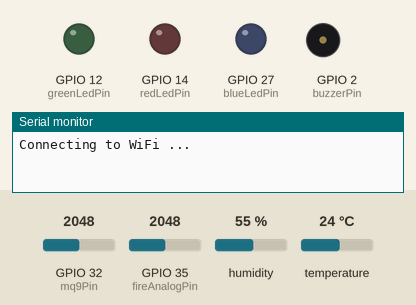
A program run on a simulated ESP32. Parts: output pins drawn as LEDs (lit = HIGH), buzzer (waves = sounding, pin HIGH), the last lines printed to the serial monitor. The inputs (shaded band) are chosen by the test bench; at power-on: GPIO 32 (mq9Pin) = 2048, temperature 24 °C, GPIO 35 (fireAnalogPin) = 2048, humidity 55 %. WiFi joins after 1.5 s; servers stay silent unless stated; network time is answered at once with the bench clock; the local clock reads 2024-03-15 10:24:30 at power-on unless the program sets it.

Above: at 0.1 s.
At 4.2 s:
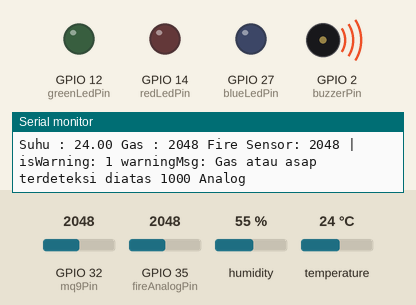
4.3 s: GPIO 32 (mq9Pin) set to 1970
6.2 s: temperature set to 31 °C
9.7 s: temperature set to 34 °C
At 13.9 s:
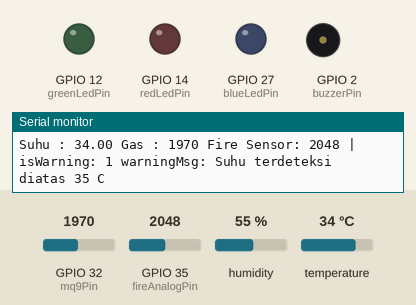
14.0 s: GPIO 35 (fireAnalogPin) set to 219
17.5 s: GPIO 35 (fireAnalogPin) set to 178
Timing chart, 0 to 24.5 s (numbered marks = the images above; inputs shaded):
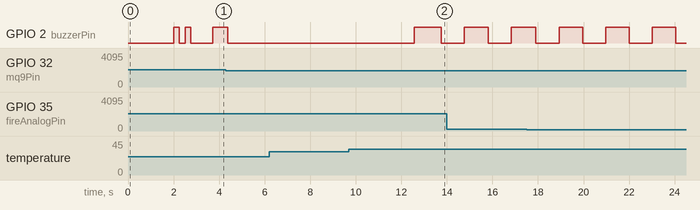

Measured:
- the behaviour switches between 32 and 33 °C on temperature (found by bisection; images 1 and 2)
- after the input at 9.7 s, GPIO 2 (buzzerPin): LOW → HIGH after 2.9 s, → LOW 1.2 s later

The program:

main.cpp
```cpp
#include "main.h"

/* -------------------------------------------------------------------------- */
/*                                 VOID SETUP                                 */
/* -------------------------------------------------------------------------- */
void setup() {
    Serial.begin(115200);

    initWiFi();
    timeClient.begin();  // NTP init
    dht.begin();         // DHT Init
    pinMode(fireDigitalPin, INPUT);
    pinMode(buzzerPin, OUTPUT);
    pinMode(blueLedPin, OUTPUT);
    pinMode(redLedPin, OUTPUT);
    pinMode(greenLedPin, OUTPUT);

    // FIREBASE SETTING
    /* Assign the api key (required) */
    config.api_key = API_KEY;

    /* Assign the RTDB URL (required) */
    config.database_url = DATABASE_URL;

    /* Sign up */
    if (Firebase.signUp(&config, &auth, "", "")) {
        Serial.println("ok");
        signupOK = true;
    } else {
        Serial.printf("%s\n", config.signer.signupError.message.c_str());
    }

    config.token_status_callback = tokenStatusCallback;

    Firebase.begin(&config, &auth);
    Firebase.reconnectWiFi(true);
    // EOF FIREBASE SETTING

    digitalWrite(buzzerPin, HIGH);
    delay(250);
    digitalWrite(buzzerPin, LOW);
    delay(250);
    digitalWrite(buzzerPin, HIGH);
    delay(250);
    digitalWrite(buzzerPin, LOW);
    delay(250);
}
/* -------------------------------------------------------------------------- */

/* -------------------------------------------------------------------------- */
/*                                  VOID LOOP                                 */
/* -------------------------------------------------------------------------- */
void loop() {
    timeClient.update();

    float t = readTemperature();
    int gas = analogRead(mq9Pin);
    int fire = readFire();
    // int fireDigital = digitalRead(fireDigitalPin);

    // Timestamp
    timestamp = timeClient.getFormattedTime();
    time_t epochTime = timeClient.getEpochTime();
    struct tm *ptm = gmtime((time_t *)&epochTime);
    int monthDay = ptm->tm_mday;
    int currentMonth = ptm->tm_mon + 1;
    int currentYear = ptm->tm_year + 1900;
    date = String(currentYear) + "-" + String(currentMonth) + "-" + String(monthDay);

    handleBuzzer();
    makeDecision(gas, t, fire);

    Serial.print("Suhu : ");
    Serial.print(t);
    Serial.print(" Gas : ");
    Serial.print(gas);
    Serial.print(" Fire Sensor: ");
    Serial.print(fire);
    Serial.print(" | isWarning: ");
    Serial.print(isWarning);
    Serial.print(" warningMsg: ");
    Serial.println(warningMsg);

    // Push log to firebase every 60s
    if (Firebase.ready() && signupOK && (millis() - sendLogPrevMillis > 60 * 1000 || sendLogPrevMillis == 0)) {
        sendLogPrevMillis = millis();
        pushHistory(gas, t, fire);
    }

    // Update Real Data to firebase every 5s
    if (Firebase.ready() && signupOK && (millis() - sendDataPrevMillis > 5 * 1000 || sendDataPrevMillis == 0)) {
        sendDataPrevMillis = millis();
        setRealData(gas, t, fire);
    }

    delay(50);
}
/* -------------------------------------------------------------------------- */

/* -------------------------------------------------------------------------- */
/*                                  FUNCTION                                  */
/* -------------------------------------------------------------------------- */

/* ------------------------------- WiFi Setup ------------------------------- */
void initWiFi() {
    WiFi.begin(WIFI_SSID, WIFI_PASSWORD);
    Serial.print("Connecting to WiFi ..");
    while (WiFi.status() != WL_CONNECTED) {
        Serial.print('.');
        delay(1000);
    }
    Serial.println(WiFi.localIP());
    Serial.println();
}

/* -------------------------- Read Temperature (C) -------------------------- */
/*

*/
float readTemperature() {
    float t = dht.readTemperature();
    if (isnan(t)) {
        Serial.println(F("Failed to read from DHT sensor!"));
        return 0;
    }
    return t;
}

/* -------------------------- Read Flame Gas (PPM) -------------------------- */
// TODO: Hitung gas ke PPM
float readGas() {
    // masih analog
    int gasAnalogValue = analogRead(mq9Pin);
    return gasAnalogValue;
}

/* -------------------------- Read Flame Analog (V) ------------------------- */
float readFire() {
    // masih analog
    int fireAnalogValue = analogRead(fireAnalogPin);
    return fireAnalogValue;
}

/* -------------------------- Handle Buzzer --------------------------------- */
void handleBuzzer() {
    if (isWarning != 0) {
        if (millis() - buzzerPrevMillis > 1000) {
            buzzerPrevMillis = millis();
            buzzerState = !buzzerState;
            digitalWrite(buzzerPin, buzzerState);
        }
    } else {
        digitalWrite(buzzerPin, LOW);
    }
}

/* ------------------- Make Decision based on sensor value ------------------ */
// TODO: Make decision based on sensor value (fuzzy nek iso)
void makeDecision(float gasValue, float temperatureValue, float fireValue) {
    // default value
    isWarningBefore = isWarning;
    isWarning = 0;
    warningMsg = "Aman";

    // warning kecil
    if (gasValue > alertGas) {
        isWarning = 1;
        warningMsg = "Gas atau asap terdeteksi diatas 1000 Analog";
    } else if (temperatureValue > alertTemperature) {
        isWarning = 1;
        warningMsg = "Suhu terdeteksi diatas 35 C";
    } else if (fireValue < alertFire) {
        isWarning = 1;
        warningMsg = "Api terdeteksi";
    }

    // warning sedang
    if (gasValue > alertGas && temperatureValue > alertTemperature) {
        isWarning = 2;
        warningMsg = "Gas dan Suhu terdeteksi";
    } else if (gasValue > alertGas && fireValue < alertFire) {
        isWarning = 2;
        warningMsg = "Gas dan Api terdeteksi";
    } else if (temperatureValue > alertTemperature && fireValue < alertFire) {
        isWarning = 2;
        warningMsg = "Suhu dan Api terdeteksi";
    }

    // warning besar
    if (gasValue > alertGas && temperatureValue > alertTemperature && fireValue < alertFire) {
        isWarning = 3;
        warningMsg = "Gas, Suhu, dan Api terdeteksi";
    }

    // send warning to firebase
    if (isWarning != 0 && isWarning != isWarningBefore) {
        Serial.println("========");
        Serial.println("WARNING!");
        Serial.println("========");
        pushHistory(gasValue, temperatureValue, fireValue);
        setRealData(gasValue, temperatureValue, fireValue);
        return;
    }
}

/* -------------------------- Push log to firebase -------------------------- */
void pushHistory(float gasValue, float temperatureValue, float fireValue) {
    FirebaseJson json;
    json.set("gasValue", gasValue);
    json.set("temperatureValue", temperatureValue);
    json.set("fireValue", fireValue);
    json.set("isWarning", isWarning);
    json.set("warningMsg", warningMsg);
    json.set("timestamp", timestamp);
    json.set("date", date);

    Firebase.pushJSON(fbdo, "log", json);

    Serial.println("Data pushed to log!");
}

/* ------------------------ Set Real Data to firebase ----------------------- */
void setRealData(float gasValue, float temperatureValue, float fireValue) {
    FirebaseJson json;
    json.set("gasValue", gasValue);
    json.set("temperatureValue", temperatureValue);
    json.set("fireValue", fireValue);
    json.set("isWarning", isWarning);
    json.set("warningMsg", warningMsg);
    json.set("timestamp", timestamp);
    json.set("date", date);

    Firebase.setJSON(fbdo, "realData", json);

    Serial.println("Real Data has been updated!");
}
```

main.h
```cpp
#pragma once
#ifndef _main_h
#define _main_h

// LIBRARY
#include <Arduino.h>
#include <FirebaseESP32.h>
#include <NTPClient.h>
#include <WiFi.h>
#include <WiFiUdp.h>

#include "DHT.h"
#include "addons/RTDBHelper.h"
#include "addons/TokenHelper.h"
// EOF LIBRARY

// FIREBASE SETTING
#define WIFI_SSID "antiwibu31"
#define WIFI_PASSWORD "acumalaka31"

#define API_KEY "AIzaSyCmVWzW1fYdmnmwyb2O_jyUgXrN9Wd9WhQ"
#define DATABASE_URL "https://fire-detection-780e3-default-rtdb.asia-southeast1.firebasedatabase.app"

FirebaseData fbdo;
FirebaseAuth auth;
FirebaseConfig config;

bool signupOK = false;
// EOF FIREBASE SETTING

// NTP
WiFiUDP ntpUDP;
NTPClient timeClient(ntpUDP, "pool.ntp.org", 25200, 60000);
// EOF NTP

// INPUT PINOUT
#define DHTPIN 25
#define DHTTYPE DHT11
DHT dht(DHTPIN, DHTTYPE);

#define mq9Pin 32

#define fireAnalogPin 35
#define fireDigitalPin 0

#define buzzerPin 2
#define blueLedPin 27
#define redLedPin 14
#define greenLedPin 12
// EOF INPUT PINOUT

// CONST SENSOR LIMIT
const int alertTemperature = 32;  // (lebih dari) celcius
const int alertGas = 2000;        // (lebih dari) sementara pake analogRead, belum ppm CO, CH4
const int alertFire = 200;        // (kurang dari) analogRead, test manual dapet yang terdekat itu nilai e 200
// EOF CONST SENSOR LIMIT

// Other Var
unsigned long sendLogPrevMillis = 0;
unsigned long sendDataPrevMillis = 0;
unsigned long buzzerPrevMillis = 0;
String timestamp, warningMsg, date;
byte isWarning = 0, isWarningBefore = 0;
bool buzzerState = 0;
// EOF Other Var

// Prototype Func
void initWiFi();
float readTemperature();
float readGas();
float readFire();
void handleBuzzer();
void makeDecision(float gasValue, float temperatureValue, float fireValue);

void pushHistory(float gasValue, float temperatureValue, float fireValue);
void setRealData(float gasValue, float temperatureValue, float fireValue);
// EOF Prototype Func

#endif
```
